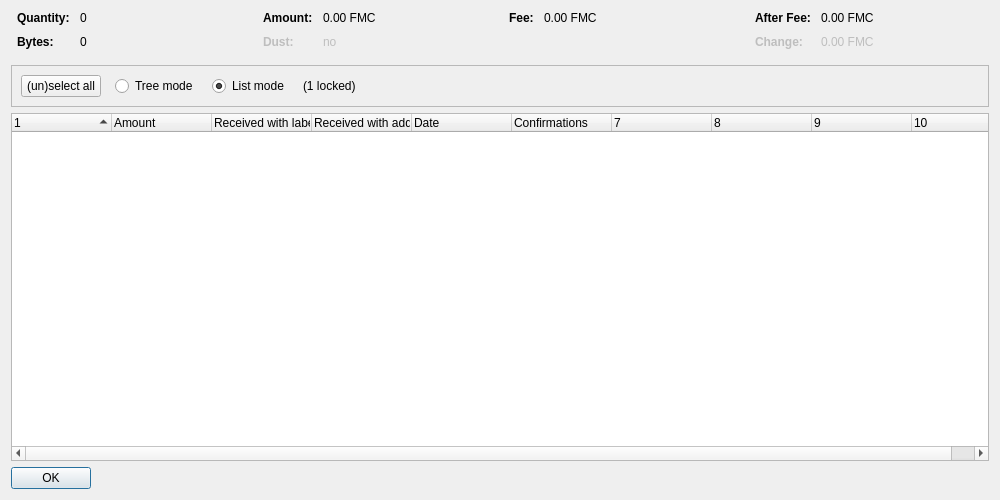
<?xml version="1.0" encoding="UTF-8"?>
<ui version="4.0">
 <class>CoinControlDialog</class>
 <widget class="QDialog" name="CoinControlDialog">
  <property name="geometry">
   <rect>
    <x>0</x>
    <y>0</y>
    <width>1000</width>
    <height>500</height>
   </rect>
  </property>
  <property name="windowTitle">
   <string>Coin Selection</string>
  </property>
  <layout class="QVBoxLayout" name="verticalLayout">
   <item>
    <layout class="QHBoxLayout" name="horizontalLayoutTop" stretch="0,0,0,0">
     <property name="topMargin">
      <number>0</number>
     </property>
     <property name="bottomMargin">
      <number>10</number>
     </property>
     <item>
      <layout class="QFormLayout" name="formLayoutCoinControl1">
       <property name="horizontalSpacing">
        <number>10</number>
       </property>
       <property name="verticalSpacing">
        <number>10</number>
       </property>
       <property name="leftMargin">
        <number>6</number>
       </property>
       <property name="rightMargin">
        <number>6</number>
       </property>
       <item row="0" column="0">
        <widget class="QLabel" name="labelCoinControlQuantityText">
         <property name="font">
          <font>
           <weight>75</weight>
           <bold>true</bold>
          </font>
         </property>
         <property name="text">
          <string>Quantity:</string>
         </property>
        </widget>
       </item>
       <item row="0" column="1">
        <widget class="QLabel" name="labelCoinControlQuantity">
         <property name="cursor">
          <cursorShape>IBeamCursor</cursorShape>
         </property>
         <property name="contextMenuPolicy">
          <enum>Qt::ActionsContextMenu</enum>
         </property>
         <property name="text">
          <string notr="true">0</string>
         </property>
         <property name="textInteractionFlags">
          <set>Qt::LinksAccessibleByMouse|Qt::TextSelectableByKeyboard|Qt::TextSelectableByMouse</set>
         </property>
        </widget>
       </item>
       <item row="1" column="0">
        <widget class="QLabel" name="labelCoinControlBytesText">
         <property name="font">
          <font>
           <weight>75</weight>
           <bold>true</bold>
          </font>
         </property>
         <property name="text">
          <string>Bytes:</string>
         </property>
        </widget>
       </item>
       <item row="1" column="1">
        <widget class="QLabel" name="labelCoinControlBytes">
         <property name="cursor">
          <cursorShape>IBeamCursor</cursorShape>
         </property>
         <property name="contextMenuPolicy">
          <enum>Qt::ActionsContextMenu</enum>
         </property>
         <property name="text">
          <string notr="true">0</string>
         </property>
         <property name="textInteractionFlags">
          <set>Qt::LinksAccessibleByMouse|Qt::TextSelectableByKeyboard|Qt::TextSelectableByMouse</set>
         </property>
        </widget>
       </item>
      </layout>
     </item>
     <item>
      <layout class="QFormLayout" name="formLayoutCoinControl2">
       <property name="horizontalSpacing">
        <number>10</number>
       </property>
       <property name="verticalSpacing">
        <number>10</number>
       </property>
       <property name="leftMargin">
        <number>6</number>
       </property>
       <property name="rightMargin">
        <number>6</number>
       </property>
       <item row="0" column="0">
        <widget class="QLabel" name="labelCoinControlAmountText">
         <property name="font">
          <font>
           <weight>75</weight>
           <bold>true</bold>
          </font>
         </property>
         <property name="text">
          <string>Amount:</string>
         </property>
        </widget>
       </item>
       <item row="0" column="1">
        <widget class="QLabel" name="labelCoinControlAmount">
         <property name="cursor">
          <cursorShape>IBeamCursor</cursorShape>
         </property>
         <property name="contextMenuPolicy">
          <enum>Qt::ActionsContextMenu</enum>
         </property>
         <property name="text">
          <string notr="true">0.00 FMC</string>
         </property>
         <property name="textInteractionFlags">
          <set>Qt::LinksAccessibleByMouse|Qt::TextSelectableByKeyboard|Qt::TextSelectableByMouse</set>
         </property>
        </widget>
       </item>
       <item row="1" column="0">
        <widget class="QLabel" name="labelCoinControlLowOutputText">
         <property name="enabled">
          <bool>false</bool>
         </property>
         <property name="font">
          <font>
           <weight>75</weight>
           <bold>true</bold>
          </font>
         </property>
         <property name="text">
          <string>Dust:</string>
         </property>
        </widget>
       </item>
       <item row="1" column="1">
        <widget class="QLabel" name="labelCoinControlLowOutput">
         <property name="enabled">
          <bool>false</bool>
         </property>
         <property name="cursor">
          <cursorShape>IBeamCursor</cursorShape>
         </property>
         <property name="contextMenuPolicy">
          <enum>Qt::ActionsContextMenu</enum>
         </property>
         <property name="text">
          <string notr="true">no</string>
         </property>
         <property name="textInteractionFlags">
          <set>Qt::LinksAccessibleByMouse|Qt::TextSelectableByKeyboard|Qt::TextSelectableByMouse</set>
         </property>
        </widget>
       </item>
      </layout>
     </item>
     <item>
      <layout class="QFormLayout" name="formLayoutCoinControl3">
       <property name="horizontalSpacing">
        <number>10</number>
       </property>
       <property name="verticalSpacing">
        <number>10</number>
       </property>
       <property name="leftMargin">
        <number>6</number>
       </property>
       <property name="rightMargin">
        <number>6</number>
       </property>
       <item row="0" column="0">
        <widget class="QLabel" name="labelCoinControlFeeText">
         <property name="font">
          <font>
           <weight>75</weight>
           <bold>true</bold>
          </font>
         </property>
         <property name="text">
          <string>Fee:</string>
         </property>
        </widget>
       </item>
       <item row="0" column="1">
        <widget class="QLabel" name="labelCoinControlFee">
         <property name="cursor">
          <cursorShape>IBeamCursor</cursorShape>
         </property>
         <property name="contextMenuPolicy">
          <enum>Qt::ActionsContextMenu</enum>
         </property>
         <property name="text">
          <string notr="true">0.00 FMC</string>
         </property>
         <property name="textInteractionFlags">
          <set>Qt::LinksAccessibleByMouse|Qt::TextSelectableByKeyboard|Qt::TextSelectableByMouse</set>
         </property>
        </widget>
       </item>
      </layout>
     </item>
     <item>
      <layout class="QFormLayout" name="formLayoutCoinControl4">
       <property name="horizontalSpacing">
        <number>10</number>
       </property>
       <property name="verticalSpacing">
        <number>10</number>
       </property>
       <property name="leftMargin">
        <number>6</number>
       </property>
       <property name="rightMargin">
        <number>6</number>
       </property>
       <item row="0" column="0">
        <widget class="QLabel" name="labelCoinControlAfterFeeText">
         <property name="font">
          <font>
           <weight>75</weight>
           <bold>true</bold>
          </font>
         </property>
         <property name="text">
          <string>After Fee:</string>
         </property>
        </widget>
       </item>
       <item row="0" column="1">
        <widget class="QLabel" name="labelCoinControlAfterFee">
         <property name="cursor">
          <cursorShape>IBeamCursor</cursorShape>
         </property>
         <property name="contextMenuPolicy">
          <enum>Qt::ActionsContextMenu</enum>
         </property>
         <property name="text">
          <string notr="true">0.00 FMC</string>
         </property>
         <property name="textInteractionFlags">
          <set>Qt::LinksAccessibleByMouse|Qt::TextSelectableByKeyboard|Qt::TextSelectableByMouse</set>
         </property>
        </widget>
       </item>
       <item row="1" column="0">
        <widget class="QLabel" name="labelCoinControlChangeText">
         <property name="enabled">
          <bool>false</bool>
         </property>
         <property name="font">
          <font>
           <weight>75</weight>
           <bold>true</bold>
          </font>
         </property>
         <property name="text">
          <string>Change:</string>
         </property>
        </widget>
       </item>
       <item row="1" column="1">
        <widget class="QLabel" name="labelCoinControlChange">
         <property name="enabled">
          <bool>false</bool>
         </property>
         <property name="cursor">
          <cursorShape>IBeamCursor</cursorShape>
         </property>
         <property name="contextMenuPolicy">
          <enum>Qt::ActionsContextMenu</enum>
         </property>
         <property name="text">
          <string notr="true">0.00 FMC</string>
         </property>
         <property name="textInteractionFlags">
          <set>Qt::LinksAccessibleByMouse|Qt::TextSelectableByKeyboard|Qt::TextSelectableByMouse</set>
         </property>
        </widget>
       </item>
      </layout>
     </item>
    </layout>
   </item>
   <item>
    <widget class="QFrame" name="frame">
     <property name="minimumSize">
      <size>
       <width>0</width>
       <height>40</height>
      </size>
     </property>
     <property name="frameShape">
      <enum>QFrame::StyledPanel</enum>
     </property>
     <property name="frameShadow">
      <enum>QFrame::Sunken</enum>
     </property>
     <layout class="QHBoxLayout" name="horizontalLayout">
      <item>
       <layout class="QHBoxLayout" name="horizontalLayoutPanel" stretch="0,0,0,0,0">
        <property name="spacing">
         <number>14</number>
        </property>
        <item>
         <widget class="QPushButton" name="pushButtonSelectAll">
          <property name="sizePolicy">
           <sizepolicy hsizetype="Maximum" vsizetype="Fixed">
            <horstretch>0</horstretch>
            <verstretch>0</verstretch>
           </sizepolicy>
          </property>
          <property name="text">
           <string>(un)select all</string>
          </property>
          <property name="autoDefault">
           <bool>false</bool>
          </property>
         </widget>
        </item>
        <item>
         <widget class="QRadioButton" name="radioTreeMode">
          <property name="sizePolicy">
           <sizepolicy hsizetype="Maximum" vsizetype="Fixed">
            <horstretch>0</horstretch>
            <verstretch>0</verstretch>
           </sizepolicy>
          </property>
          <property name="text">
           <string>Tree mode</string>
          </property>
         </widget>
        </item>
        <item>
         <widget class="QRadioButton" name="radioListMode">
          <property name="sizePolicy">
           <sizepolicy hsizetype="Maximum" vsizetype="Fixed">
            <horstretch>0</horstretch>
            <verstretch>0</verstretch>
           </sizepolicy>
          </property>
          <property name="text">
           <string>List mode</string>
          </property>
          <property name="checked">
           <bool>true</bool>
          </property>
         </widget>
        </item>
        <item>
         <widget class="QLabel" name="labelLocked">
          <property name="text">
           <string notr="true">(1 locked)</string>
          </property>
         </widget>
        </item>
        <item>
         <spacer name="horizontalSpacer">
          <property name="orientation">
           <enum>Qt::Horizontal</enum>
          </property>
          <property name="sizeHint" stdset="0">
           <size>
            <width>40</width>
            <height>20</height>
           </size>
          </property>
         </spacer>
        </item>
       </layout>
      </item>
     </layout>
    </widget>
   </item>
   <item>
    <widget class="CoinControlTreeWidget" name="treeWidget">
     <property name="contextMenuPolicy">
      <enum>Qt::CustomContextMenu</enum>
     </property>
     <property name="sortingEnabled">
      <bool>false</bool>
     </property>
     <property name="columnCount">
      <number>10</number>
     </property>
     <attribute name="headerShowSortIndicator" stdset="0">
      <bool>true</bool>
     </attribute>
     <attribute name="headerStretchLastSection">
      <bool>false</bool>
     </attribute>
     <column>
      <property name="text">
       <string/>
      </property>
     </column>
     <column>
      <property name="text">
       <string>Amount</string>
      </property>
     </column>
     <column>
      <property name="text">
       <string>Received with label</string>
      </property>
     </column>
     <column>
      <property name="text">
       <string>Received with address</string>
      </property>
     </column>
     <column>
      <property name="text">
       <string>Date</string>
      </property>
     </column>
     <column>
      <property name="text">
       <string>Confirmations</string>
      </property>
      <property name="toolTip">
       <string>Confirmed</string>
      </property>
     </column>
     <column>
      <property name="text">
       <string/>
      </property>
     </column>
     <column>
      <property name="text">
       <string/>
      </property>
     </column>
     <column>
      <property name="text">
       <string/>
      </property>
     </column>
     <column>
      <property name="text">
       <string/>
      </property>
     </column>
    </widget>
   </item>
   <item>
    <widget class="QDialogButtonBox" name="buttonBox">
     <property name="sizePolicy">
      <sizepolicy hsizetype="Maximum" vsizetype="Fixed">
       <horstretch>0</horstretch>
       <verstretch>0</verstretch>
      </sizepolicy>
     </property>
     <property name="orientation">
      <enum>Qt::Horizontal</enum>
     </property>
     <property name="standardButtons">
      <set>QDialogButtonBox::Ok</set>
     </property>
    </widget>
   </item>
  </layout>
 </widget>
 <customwidgets>
  <customwidget>
   <class>CoinControlTreeWidget</class>
   <extends>QTreeWidget</extends>
   <header>qt/coincontroltreewidget.h</header>
  </customwidget>
 </customwidgets>
 <resources/>
 <connections/>
</ui>
